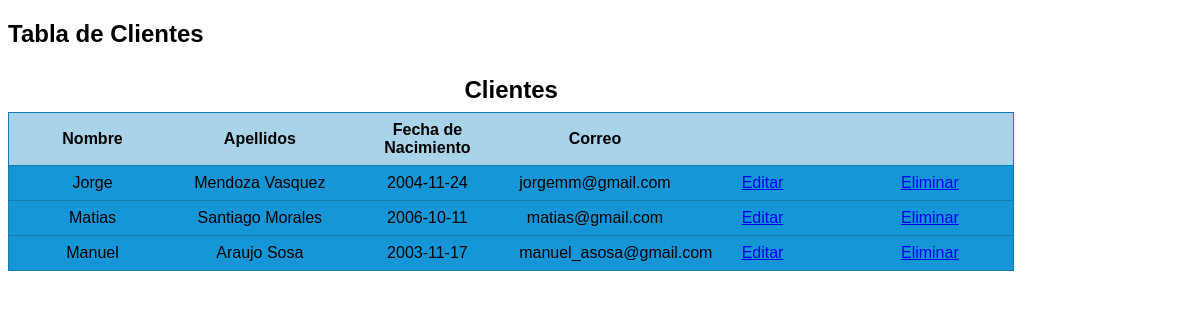
/php/datoCliente.php (signed in), run on the app's committed database.
### tables this page shows
CREATE TABLE `cliente` (
  `id` bigint(20) NOT NULL,
  `nombre` varchar(50) NOT NULL,
  `apellidos` varchar(200) NOT NULL,
  `fecha` date NOT NULL,
  `correo` varchar(200) NOT NULL
);

### php/Cliente.php (called while the page is built, shortened)
<?php
include_once "./Conexion.php";
class Cliente extends Conexion {
  public static function all() {
    $conexion = new Conexion();
    $conexion->conectar();
    $prepare = mysqli_prepare($conexion->con, "SELECT * FROM cliente");
    $prepare->execute();
    $res = $prepare->get_result();
    $clientes = [];
    while($cliente = $res->fetch_object(Cliente::class)){
      array_push($clientes, $cliente);
    }
      return $clientes;
  }
}

### php/Conexion.php (called while the page is built, shortened)
<?php
class Conexion {
  public function conectar(){
    $this->con =  mysqli_connect("127.0.0.1","root","","sistema_productos");
  }
}

### php/datoCliente.php (the view, shortened to what this page needs)
<?php
include_once "./Cliente.php";
$clientes = Cliente::all();
?>
<!DOCTYPE html>
<html lang="es">
<head>
  <link rel="stylesheet" href="../css/table.css">
</head>
<body>
  <h2>Tabla de Clientes</h2>
  <table class="table">
   <caption>Clientes</caption>
   <thead>
    <tr>
      <th>Nombre</th>
      <th>Apellidos</th>
      <th>Fecha de Nacimiento</th>
      <th>Correo</th>
      <th></th>
      <th></th>
    </tr>
   </thead>
   <tbody>
    <?php foreach($clientes as $cliente) {?>
      <tr>
      <td><?php echo $cliente->nombre; ?></td>
      <td><?php echo $cliente->apellidos; ?></td>
      <td><?php echo $cliente->fecha; ?></td>
      <td><?php echo $cliente->correo; ?></td>
      <td><a id="linkClEdit" class="table-link table-link__edit" href="../php/vistaUpdateCliente.php?id=<?php echo $cliente->id; ?>">Editar</a></td>
      <td><a id="linkClDelete" class="table-link table-link__delete" href="../php/deleteCliente.php?id=<?php echo $cliente->id; ?>">Eliminar</a></td>
      </tr>
      <?php } ?>
   </tbody>
  </table>
</body>
</html>

### css/table.css (style rules this page uses)
body { font-family: 'Gill Sans', 'Gill Sans MT', Calibri, 'Trebuchet MS', sans-serif; }
.table { width: 85%; border: 1px solid #A6ACFA; border-collapse: collapse; margin: 0; padding: 0; table-layout: fixed; }
.table-link { text-align: center; justify-content: center; }
caption { font-size: 1.5em; font-weight: bold; margin: 8px 0; }
tr { background-color: #1696D6; border: 1px solid #127CB1; }
th, td { font-size: 1em; padding: 8px; text-align: center; }
thead th { background-color: #A8D3E9; }

### data on the page
cliente: nombre "Jorge", apellidos "Mendoza Vasquez", fecha "2004-11-24", correo "jorgemm@gmail.com"
cliente: nombre "Matias", apellidos "Santiago Morales", fecha "2006-10-11", correo "matias@gmail.com"
cliente: nombre "Manuel", apellidos "Araujo Sosa", fecha "2003-11-17", correo "manuel_asosa@gmail.com"
